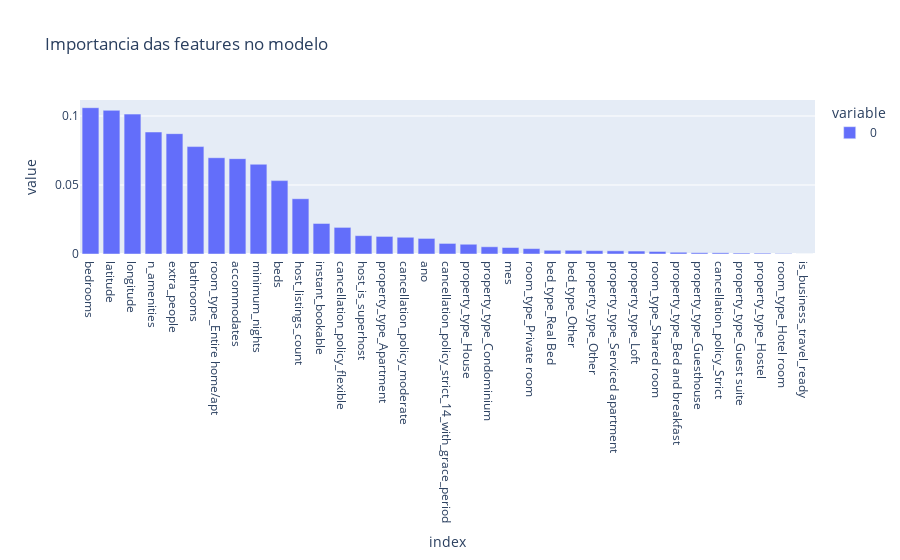

The notebook cell saved with this chart:
### Code cell
px.bar(importancia_features, title='Importancia das features no modelo')

### Figure 1 — Plotly figure (JSON) as saved in the notebook; plotly's stock layout.template omitted (floating-point values rounded to 4 significant figures)
{"data": [{"alignmentgroup": "True", "hovertemplate": "variable=0<br>index=%{x}<br>value=%{y}<extra></extra>", "legendgroup": "0", "marker": {"color": "#636efa", "pattern": {"shape": ""}}, "name": "0", "offsetgroup": "0", "orientation": "v", "showlegend": true, "textposition": "auto", "type": "bar", "x": ["bedrooms", "latitude", "longitude", "n_amenities", "extra_people", "bathrooms", "room_type_Entire home/apt", "accommodates", "minimum_nights", "beds", "host_listings_count", "instant_bookable", "cancellation_policy_flexible", "host_is_superhost", "property_type_Apartment", "cancellation_policy_moderate", "ano", "cancellation_policy_strict_14_with_grace_period", "property_type_House", "property_type_Condominium", "mes", "room_type_Private room", "bed_type_Real Bed", "bed_type_Other", "property_type_Other", "property_type_Serviced apartment", "property_type_Loft", "room_type_Shared room", "property_type_Bed and breakfast", "property_type_Guesthouse", "cancellation_policy_Strict", "property_type_Guest suite", "property_type_Hostel", "room_type_Hotel room", "is_business_travel_ready"], "xaxis": "x", "y": [0.106, 0.1041, 0.1013, 0.08838, 0.08719, 0.07782, 0.06975, 0.06907, 0.06501, 0.05316, 0.04005, 0.02212, 0.01928, 0.01328, 0.01274, 0.01213, 0.01129, 0.007663, 0.007074, 0.005234, 0.004709, 0.003909, 0.002697, 0.00269, 0.00241, 0.002302, 0.002134, 0.00184, 0.00127, 0.0009308, 0.0008655, 0.0006743, 0.000608, 0.0003259, 0], "yaxis": "y"}], "layout": {"barmode": "relative", "legend": {"title": {"text": "variable"}, "tracegroupgap": 0}, "title": {"text": "Importancia das features no modelo"}, "xaxis": {"anchor": "y", "domain": [0, 1], "title": {"text": "index"}}, "yaxis": {"anchor": "x", "domain": [0, 1], "title": {"text": "value"}}}}
